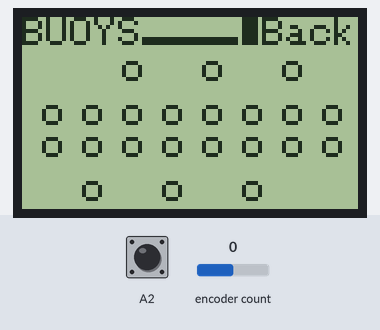
Recording of a sketch running on a simulated Arduino Uno, built with avr-gcc and run on an emulated ATmega328P. Parts: 84×48 one-colour display. The test bench sets the inputs (shaded band); at power-on: encoder count 0, A2 HIGH. No radio packets arrive unless stated; what the sketch prints to the serial monitor is not drawn.

Above: at 3.2 s.
3.3 s: encoder count set to 4
At 4.5 s:
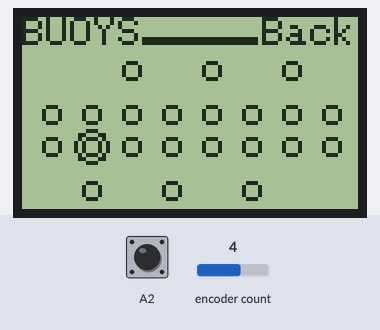
4.8 s: A2 pulled LOW for 0.15 s
At 6.6 s:
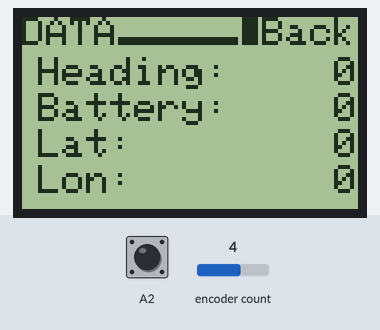
7.0 s: A2 pulled LOW for 1 s
At 9.8 s:
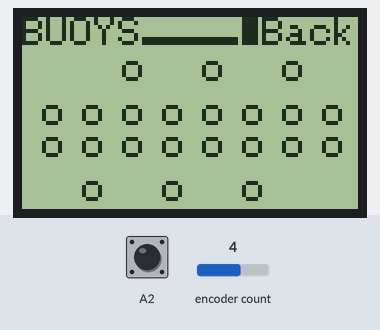
10.1 s: A2 pulled LOW for 0.15 s
At 11.9 s:
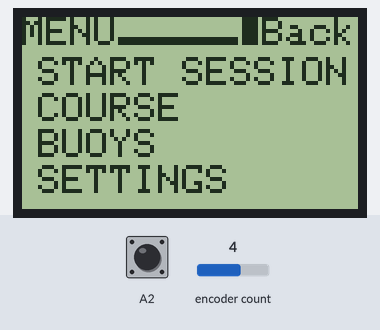
12.3 s: A2 pulled LOW for 0.15 s
At 13.5 s:
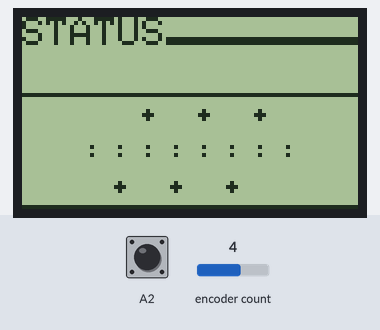
Timing chart, 0 to 15.3 s (numbered marks = the images above; inputs shaded):
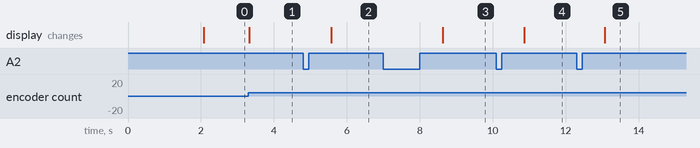

Measured:
- after the input at 3.3 s, the display: changes at once (image 1)
- after the input at 4.8 s, the display: changes after 0.77 s (image 2)
- after the input at 7.0 s, the display: changes after 1.6 s (image 3)
- after the input at 10.1 s, the display: changes after 0.77 s (image 4)
- after the input at 12.3 s, the display: changes after 0.77 s (image 5)

The sketch:

ISBController.ino
```cpp
/*
Code for ISB Controller. The ISB Controller is a user interface
 for the ISB project. This firmware controls an LCD and rotary
 encoder to give the user control through menus. Data can then
 be sent between the ISB system and the controller through a
 tranceiver

 Thanks to Adafruit for their LCD Library and Tutorials.
 Thanks to 0xPIT for his rotary encoder library
 Thanks to the Arduino libraries used in this project
 */


/*Tranceiver includes*/
#include <SPI.h>
#include <nRF24L01.h>
#include <RF24Network.h>
#include <RF24.h>
/*LCD Includes*/
#include <Adafruit_GFX.h>
#include <Adafruit_PCD8544.h>
/*Rotary Encoder Includes*/
#include <ClickEncoder.h>
#include <TimerOne.h>
/*General Includes*/
#include "pins.h"
#include "configuration.h"
#include "gui.h"
#include "communication.h"

/*GUI global variables*/
/*LCD initialisation on software SPI, hardware SPI will be used for the tranceiver*/
Adafruit_PCD8544 display = Adafruit_PCD8544(LCD_CLK,LCD_DIN,LCD_DC, LCD_CS, LCD_RST);
/*Encoder initialisation using defined pins and steps-per-notch*/
ClickEncoder *encoder = new ClickEncoder(ENCODER_DT, ENCODER_CLK, ENCODER_SWITCH,ENCODER_STEPS_PER_NOTCH);

/*RF module global variables*/
RF24 radio(RF_CE, RF_CSN);
// Network uses that radio
RF24Network network(radio);


int heartbeatReqCount = 0; //Currently used to time buoy data requests

bool buoyStatus [COURSE_SIZE]; // Status of buoy, gets updated at constant intervals. -1 indicates no communication.

/*Buoy variables*/
int buoyCompass = 0;
int buoyBat = 0;
long buoyLat = 0;
long buoyLon = 0;


void setup()   {
  Serial.begin(9600);

  /*Initialise rotary encoder used to control the interface
   and screen used to display the interface*/
  initEncoder();
  initScreen(MENU_BUOYS,MENU_BACK);
  initRF();

  /*Show intro*/
  splashScreen();
  delay(2000);

  /*Initialise Buoy Statuses*/
  int i = 0;
  for(i = 0;i < COURSE_SIZE;i++)
    buoyStatus[i] = false;

}


void loop() {
  updateNetwork();


  /*Check the status of buoys*/
  if(heartbeatReqCount == 5000)
  {
    checkBuoy(BUOY_G1_ADDRESS);
    getBuoyCompass(BUOY_G1_ADDRESS);
    requestBattery(BUOY_G1_ADDRESS);
    requestLat(BUOY_G1_ADDRESS);
    requestLon(BUOY_G1_ADDRESS);

    /*Update the screen incase some values have changed*/
    updateGUI();

    /*Reset Counter*/
    heartbeatReqCount = 0;
  }

  /*Check controls and handle user input*/
  controlUpdate();

  /*Update LCD*/
  screenUpdate();

  /*Increase counter timing buoy queries*/
  heartbeatReqCount += 1;
}
```

communication.cpp
```cpp
#include "communication.h"
#include "configuration.h"
#include "pins.h"

/*Tranceiver includes*/
#include <SPI.h>
#include <nRF24L01.h>
#include <RF24Network.h>
#include <RF24.h>

/*RF module global variables*/
extern RF24 radio;
// Network uses that radio
extern RF24Network network;

/*Global Buoy variables*/
extern bool buoyStatus [COURSE_SIZE];
extern int buoyCompass;
extern int buoyBat;
extern long buoyLat;
extern long buoyLon;


/*Circular messaging queue. A send pointer points to the
packet that should be sent next. A populate pointer points
to the next entry to be filled*/
byte sendQueue[MAX_QUEUE_SIZE][PAYLOAD_SIZE];
byte queueSendPointer = 0;
byte queuePopulatePointer = 0;
bool waitingOnReply = false;
int timeout = 255;

/*HAndles alll the routine communications tasks,
updates the network, checks for messages and
tries to send messages*/
void updateNetwork()
{
  /*Update the mesh network*/
  network.update();

  /*Check for new packets*/
  checkIfPacketsAreAvailable();

  /*Handle message sending queue.
  If a message is sent, this routine waits for a reply.
  If the reply takes to long, the next message will be sent*/
  if( queueSendPointer != queuePopulatePointer)
  {
    if(!waitingOnReply )
    {

       /*Do transmission*/
       Serial.print(" Node ");
       Serial.print(sendQueue[queueSendPointer][1]);
       Serial.print(" Send Pointer ");
       Serial.print(queueSendPointer);
       Serial.print(" Pop Pointer ");
       Serial.println(queuePopulatePointer);

       RF24NetworkHeader header(/*to node*/ sendQueue[queueSendPointer][1]);
       bool sendStatus = network.write(header,&sendQueue[queueSendPointer],sizeof(sendQueue[queueSendPointer]));
       queueSendPointer++;
       if(queueSendPointer == MAX_QUEUE_SIZE)
         queueSendPointer = 0;

        waitingOnReply = true;
        timeout = 5000;
    }
    else if(timeout < 0)
    {
        waitingOnReply = false;
        timeout = 255;
        Serial.println("Timeout");
        buoyStatus[BUOY_G1_ADDRESS-1] = false;
    }
    else
    {
      timeout -=1;
    }

  }
}

/*Polls the network to see if new packets are available,
If a new packet is available, the packet is handled and
the received message flag is lifted*/
void checkIfPacketsAreAvailable()
{
  byte payloadRec[PAYLOAD_SIZE];
  while(network.available() )
  {

     //Fetch the data payload
     RF24NetworkHeader header;
     network.read(header,&payloadRec,sizeof(payloadRec));

    //Check the type of message that was received
     if(payloadRec[0] == REPLY_HEARTBEAT)
     {
        Serial.println("R HB");
        buoyStatus[payloadRec[1]] = true;
     }
     else if(payloadRec[0] == REPLY_MAG)
     {
        Serial.println("R M");
        memcpy(&buoyCompass,&payloadRec[3],sizeof(int));
     }
     else if(payloadRec[0] == REPLY_GPS_FIX)
     {
        Serial.println("R GF");
        memcpy(&buoyBat,&payloadRec[3],sizeof(int));

     }
     else if(payloadRec[0] == REPLY_GPS_LAT)
     {
        Serial.println("R La");
        memcpy(&buoyLon,&payloadRec[3],sizeof(long));


     }
     else if(payloadRec[0] == REPLY_GPS_LON)
     {
        Serial.println("R Lo");
        memcpy(&buoyLat,&payloadRec[3],sizeof(long));

     }
     else
     {
        Serial.print("Unknown Packet: ");
        Serial.println(payloadRec[0]);
     }
     waitingOnReply = false;
  }

}

/*Checks if a buoy is alive. If the buoy is active, it will reply its battery voltage*/
void checkBuoy(int buoyAddress)
{
   byte* payload = sendQueue[queuePopulatePointer];

   /*Build Payload*/
   Serial.println("S HB");
   payload[0] = REQUEST_HEARTBEAT;
   payload[1] = buoyAddress;

   queuePopulatePointer++;
   if(queuePopulatePointer == MAX_QUEUE_SIZE)
      queuePopulatePointer = 0;
}

/*Checks if a buoy is alive. If the buoy is active, it will reply its battery voltage*/
void getBuoyCompass(int buoyAddress)
{
   byte* payload = sendQueue[queuePopulatePointer];

   /*Build Payload*/
   Serial.println("S M");
   payload[0] = REQUEST_MAG;
   payload[1] = buoyAddress;

    queuePopulatePointer++;
    if(queuePopulatePointer == MAX_QUEUE_SIZE)
      queuePopulatePointer = 0;
}

void requestBattery(int buoyAddress)
{
    byte* payload = sendQueue[queuePopulatePointer];

    /*Build payload*/
    Serial.println("S GF");
    payload[0] = REQUEST_GPS_FIX;
    payload[1] = buoyAddress;

    queuePopulatePointer++;
    if(queuePopulatePointer == MAX_QUEUE_SIZE)
      queuePopulatePointer = 0;
}

void requestLat(int buoyAddress)
{
    byte* payload = sendQueue[queuePopulatePointer];

    /*Build payload*/
    Serial.println("S La");
    payload[0] = REQUEST_GPS_LAT;
    payload[1] = buoyAddress;

    queuePopulatePointer++;
    if(queuePopulatePointer == MAX_QUEUE_SIZE)
      queuePopulatePointer = 0;
}

void requestLon(int buoyAddress)
{
    byte* payload = sendQueue[queuePopulatePointer];

    /*Build payload*/
    Serial.println("S Lo");
    payload[0] = REQUEST_GPS_LON;
    payload[1] = buoyAddress;

    queuePopulatePointer++;
    if(queuePopulatePointer == MAX_QUEUE_SIZE)
      queuePopulatePointer = 0;
}


/*Initialise RF module to state where it is connected to the course*/
void initRF()
{
    radio.begin();
    network.begin(/*channel*/ 90, /*node address*/ CONTROLLER_ADDRESS);
}
```

communication.h
```cpp
#ifndef RADIO
#define RADIO
#include <arduino.h>

/*Radio General Settings*/
#define PAYLOAD_SIZE 8
#define MAX_QUEUE_SIZE 20

/*Define radio addresses*/
#define CONTROLLER_ADDRESS 0
#define BUOY_G1_ADDRESS 1

/*Define message types*/
#define REQUEST_HEARTBEAT 0
#define REQUEST_BAT 1
#define REQUEST_GPS 2
#define REQUEST_MAG 3
#define REQUEST_GPS_FIX 4
#define REQUEST_GPS_LAT 5
#define REQUEST_GPS_LON 6
#define REPLY_HEARTBEAT 7
#define REPLY_MAG 8
#define REPLY_GPS_FIX 9
#define REPLY_GPS_LAT 10
#define REPLY_GPS_LON 11
#define RECEIVE_ERROR 200

void updateNetwork();
void checkIfPacketsAreAvailable();
void checkBuoy(int buoyAddress);
void getBuoyCompass(int buoyAddress);
void requestBattery(int buoyAddress);
void requestLat(int buoyAddress);
void requestLon(int buoyAddress);
void initRF();

#endif
```

gui.h
```cpp
#ifndef GUI_H
#define GUI_H

/*Menu layout definitions*/
#define LINE_HEIGHT 7
#define CHAR_WIDTH 6
#define LINE_SPACER 2
#define HEADER_HEIGHT 8
#define BACK_BUTTON_START 55
#define BACK_BUTTON_CURSOR_WIDTH 4
#define CURSOR_WIDTH 3
#define SLIDER_BAR_LENGTH 56
#define COURSE_DISPLAY_SIZE 29 //Keep even

/*Define menu states*/

#define MENU_STATUS 0
#define MENU_MAIN 1
#define MENU_BACK -1
//Main menu state
#define MENU_SESSION 2
#define MENU_COURSE 3
#define MENU_BUOYS 4
#define MENU_SETTINGS 5
/*Settings state*/
#define MENU_SETTINGS_CONTRAST 6
/*Course State*/
#define MENU_COURSE_WIDTH 7
#define MENU_COURSE_LENGTH 8
#define MENU_COURSE_TURNS 9
/*Buoy state*/
#define MENU_BUOY 10


/*Define menu orders*/
/*Main Menu*/
#define MENU_SESSION_PLACEMENT 0
#define MENU_COURSE_PLACEMENT 1
#define MENU_BUOYS_PLACEMENT 2
#define MENU_SETTINGS_PLACEMENT 3
/*Course*/
#define MENU_COURSE_WIDTH_PLACEMENT 0
#define MENU_COURSE_LENGTH_PLACEMENT 1
#define MENU_COURSE_TURNS_PLACEMENT 2
/*Settings*/
#define MENU_CONTRAST_PLACEMENT 0

/*Define encoder settings*/
#define ENCODER_STEPS_PER_NOTCH 4

void updateGUI();
void controlUpdate();
void screenUpdate();
void drawMenuSliderItem(char* string,char* unit,short index,int value,int minValue,int maxValue,short active);
void drawCourse();
void drawStatusItem(char* string,char* value,short index);
void drawMenuItem(char* string,short index);
void drawHeader(char* string);
void drawCursor();
void splashScreen();
void initScreen(int setMenuState,int setInnerMenuState);
void timerIsr();
void initEncoder();
void drawBuoySelectStatusCourse(int selection);


#endif
```

configuration.h
```cpp
#ifndef CONFIGURATION
#define CONFIGURATION

/*Define Generals settings*/
//Course dimensions
#define COURSE_MAX_WIDTH 15
#define COURSE_MIN_WIDTH 4
#define COURSE_MAX_LENGTH 35
#define COURSE_MIN_LENGTH 15
#define COURSE_MAX_TURNS 6
#define COURSE_MIN_TURNS 1
//Contrast setting
#define CONTRAST_MAX 80
#define CONTRAST_MIN 30

#define COURSE_SIZE 22

#endif
```

pins.h
```cpp
/*Pin definitions for all of the peripherals connected to*/

#ifndef PIN_CONFIG
#define PIN_CONFIG

/*Screen definitions*/
#define LCD_CLK 7
#define LCD_DIN 6
#define LCD_DC 5
#define LCD_CS 4
#define LCD_RST 3

/*Encoder definitions*/
#define ENCODER_CLK A0
#define ENCODER_DT A1
#define ENCODER_SWITCH A2

/*Tranceiver definitions*/
#define RF_CE 9
#define RF_CSN 10


#endif
```

Source omitted: gui.cpp (19811 bytes)
